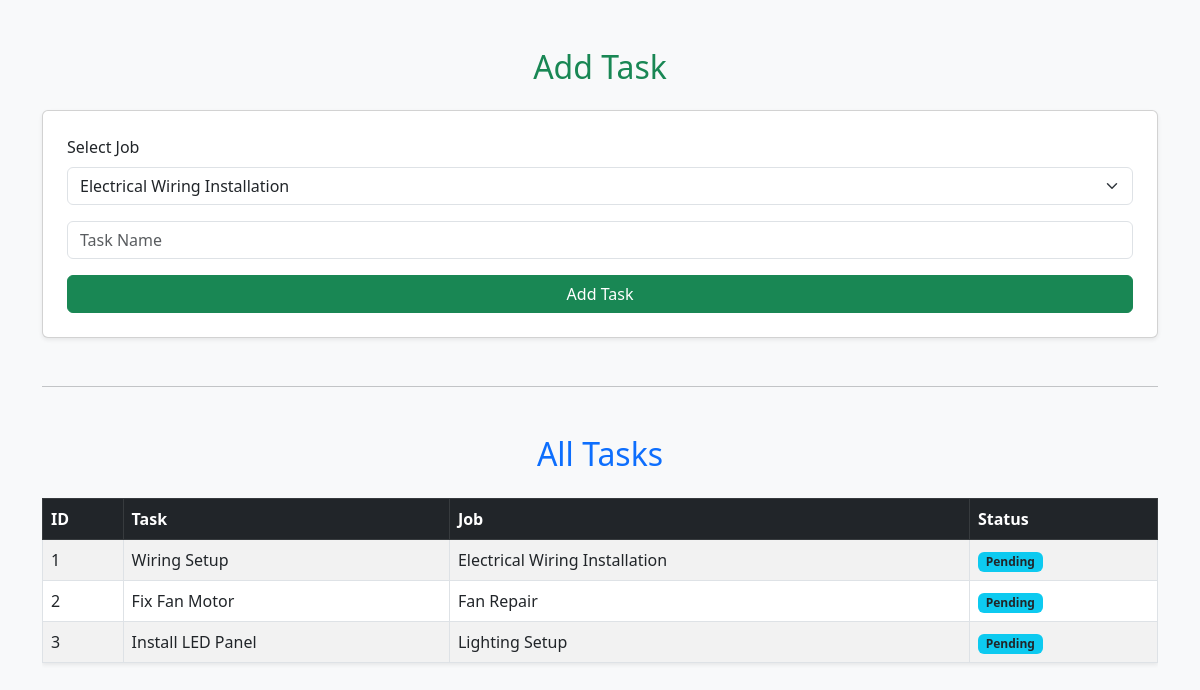
The page /tasks on the database its author committed.
### tables this page shows
CREATE TABLE tasks (
        id INTEGER PRIMARY KEY AUTOINCREMENT,
        job_id INTEGER,
        task_name TEXT,
        status TEXT
    );

CREATE TABLE jobs (
        id INTEGER PRIMARY KEY AUTOINCREMENT,
        title TEXT,
        description TEXT,
        electrician_id INTEGER,
        status TEXT
    );

### app.py (the view)
@app.route('/tasks')
def tasks():
    conn = sqlite3.connect("database.db")
    cursor = conn.cursor()
    cursor.execute("""
        SELECT tasks.id, tasks.task_name, tasks.status, jobs.title
        FROM tasks
        LEFT JOIN jobs ON tasks.job_id = jobs.id
    """)
    tasks = cursor.fetchall()
    cursor.execute("SELECT id, title FROM jobs")
    jobs = cursor.fetchall()
    conn.close()
    return render_template('tasks.html', tasks=tasks, jobs=jobs)

### templates/tasks.html (shortened to what this page needs)
<!DOCTYPE html>
<html>
<head>
    <link href="https://cdn.jsdelivr.net/npm/bootstrap@5.3.0/dist/css/bootstrap.min.css" rel="stylesheet">
</head>
<body class="bg-light">
<div class="container mt-5">
    <h2 class="text-center text-success mb-4">Add Task</h2>
    <form action="/add_task" method="POST" class="card p-4 shadow-sm">
        <div class="mb-3">
            <label class="form-label">Select Job</label>
            <select name="job_id" class="form-select" required>
                {% for job in jobs %}
                    <option value="{{ job[0] }}">{{ job[1] }}</option>
                {% endfor %}
            </select>
        </div>
        <div class="mb-3">
            <input type="text" name="task_name" class="form-control" placeholder="Task Name" required>
        </div>
        <button type="submit" class="btn btn-success w-100">Add Task</button>
    </form>
    <hr class="my-5">
    <h2 class="text-center text-primary mb-4">All Tasks</h2>
    <div class="table-responsive">
        <table class="table table-bordered table-striped shadow-sm">
            <thead class="table-dark">
                <tr>
                    <th>ID</th>
                    <th>Task</th>
                    <th>Job</th>
                    <th>Status</th>
                </tr>
            </thead>
            <tbody>
                {% for task in tasks %}
                <tr>
                    <td>{{ task[0] }}</td>
                    <td>{{ task[1] }}</td>
                    <td>{{ task[3] }}</td>
                    <td>
                        <span class="badge bg-info text-dark">{{ task[2] }}</span>
                    </td>
                </tr>
                {% endfor %}
            </tbody>
        </table>
    </div>
</div>
</body>
</html>

### rows shown on the page
tasks: id "1", task_name "Wiring Setup", title "Electrical Wiring Installation", status "Pending"
tasks: id "2", task_name "Fix Fan Motor", title "Fan Repair", status "Pending"
tasks: id "3", task_name "Install LED Panel", title "Lighting Setup", status "Pending"

### other values the page prints
form field job_id "Electrical Wiring Installation"
